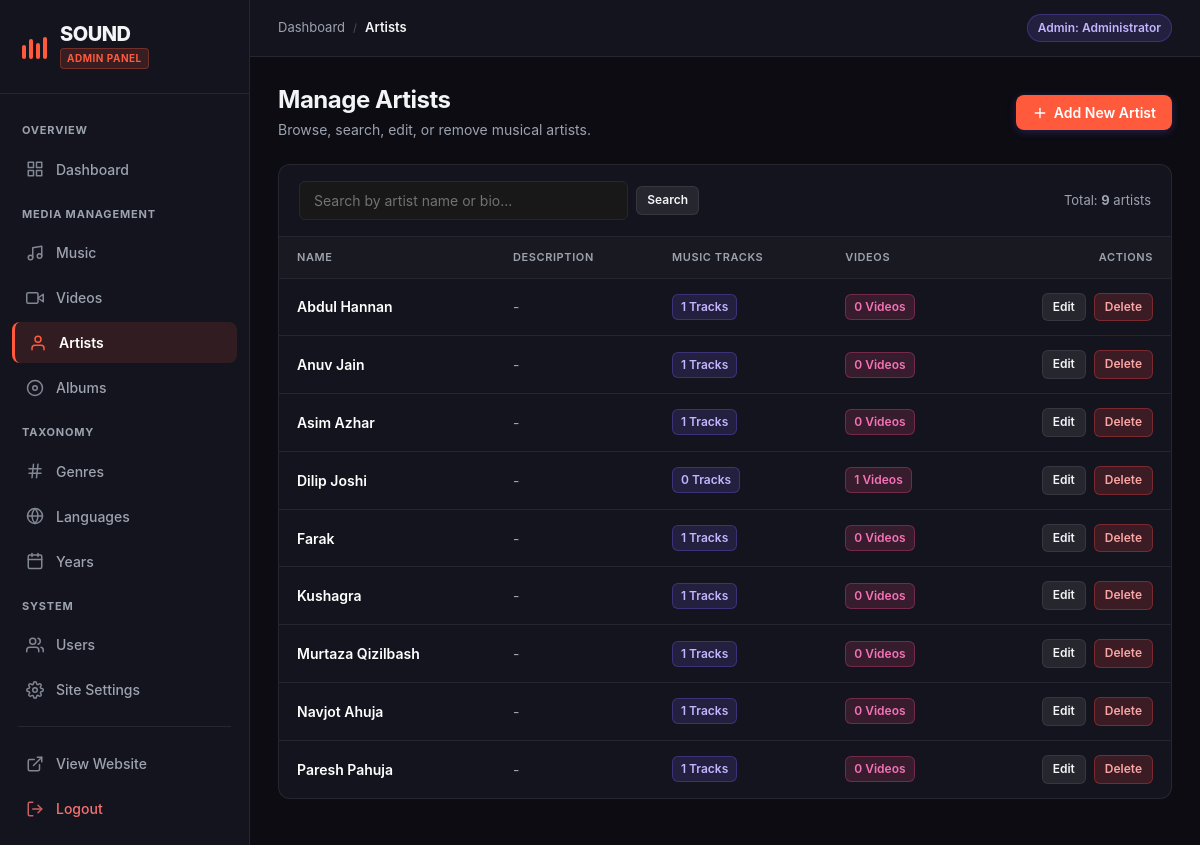
Screenshot of /admin/artists.php (signed in) with the database file from the repository.
### tables this page shows
CREATE TABLE `artists` (
  `id` int(11) NOT NULL,
  `name` varchar(100) NOT NULL,
  `description` text DEFAULT NULL
);

### config/database.php (called while the page is built, shortened)
<?php
try {
    $pdo = new PDO("mysql:host=" . DB_HOST . ";dbname=" . DB_NAME . ";charset=utf8mb4", DB_USER, DB_PASS);
    $pdo->setAttribute(PDO::ATTR_ERRMODE, PDO::ERRMODE_EXCEPTION);
} catch (PDOException $e) {
    if (defined('APP_DEBUG') && APP_DEBUG) {
        die("Could not connect to the database " . DB_NAME . ": " . $e->getMessage());
    } else {
        error_log("Database connection error: " . $e->getMessage());
        http_response_code(500);
        die("<!DOCTYPE html><html><head><title>Service Unavailable</title><link rel='stylesheet' href='/sound/assets/css/style.css'></head><body style='display:flex;align-items:center;justify-content:center;min-height:100vh;background:#121212;color:#fff;font-family:\"Segoe UI\", sans-serif;'><div style='text-align:center;'><h1>Service Temporarily Unavailable</h1><p style='color:#b3b3b3;'>We are experiencing database connectivity issues. Please try again in a few moments.</p></div></body></html>");
    }
}
function query($sql, $params = []) {
    global $pdo;
    $stmt = $pdo->prepare($sql);
    $stmt->execute($params);
    return $stmt;
}
function fetchAll($sql, $params = []) {
    return query($sql, $params)->fetchAll(PDO::FETCH_ASSOC);
}
function fetchOne($sql, $params = []) {
    return query($sql, $params)->fetch(PDO::FETCH_ASSOC);
}

### admin/artists.php (the view, shortened to what this page needs)
<?php
require_once __DIR__ . '/includes/admin_header.php';
$search = trim($_GET['search'] ?? '');
$params = [];
$where_clauses = [];
$where_sql = !empty($where_clauses) ? 'WHERE ' . implode(' AND ', $where_clauses) : '';
$count_sql = "SELECT COUNT(*) as count FROM artists $where_sql";
$total_items = fetchOne($count_sql, $params)['count'] ?? 0;
$per_page = 10;
$total_pages = max(1, ceil($total_items / $per_page));
$page = max(1, min($total_pages, intval($_GET['page'] ?? 1)));
$offset = ($page - 1) * $per_page;
$items_sql = "SELECT a.*,
              (SELECT COUNT(*) FROM music WHERE artist_id = a.id) as music_count,
              (SELECT COUNT(*) FROM videos WHERE artist_id = a.id) as video_count
              FROM artists a
              $where_sql
              ORDER BY a.name ASC LIMIT $per_page OFFSET $offset";
$artists = fetchAll($items_sql, $params);
?>
<div class="admin-page-header">
    <div>
        <h1>Manage Artists</h1>
        <p style="color: var(--admin-text-muted); margin: 4px 0 0 0; font-size: 14px;">Browse, search, edit, or remove musical artists.</p>
    </div>
    <div class="header-actions">
        <a href="add_artist.php" class="btn btn-primary">
            <svg width="16" height="16" viewBox="0 0 24 24" fill="none" stroke="currentColor" stroke-width="2" stroke-linecap="round" stroke-linejoin="round"><line x1="12" y1="5" x2="12" y2="19"></line><line x1="5" y1="12" x2="19" y2="12"></line></svg>
            Add New Artist
        </a>
    </div>
</div>
<div class="admin-table-container">
    <div class="admin-table-toolbar">
        <form method="get" action="artists.php" class="admin-search-form">
            <input type="text" name="search" class="admin-search-input" placeholder="Search by artist name or bio..." value="<?php echo htmlspecialchars($search); ?>">
            <button type="submit" class="btn btn-secondary btn-sm">Search</button>
        </form>
        <div style="font-size: 13px; color: var(--admin-text-muted);">
            Total: <strong><?php echo $total_items; ?></strong> artists
        </div>
    </div>
    <?php if (empty($artists)): ?>
        <div class="admin-empty-state">
            <svg class="admin-empty-icon" viewBox="0 0 24 24" fill="none" stroke="currentColor" stroke-width="2" stroke-linecap="round" stroke-linejoin="round">
                <path d="M20 21v-2a4 4 0 0 0-4-4H8a4 4 0 0 0-4 4v2"></path>
                <circle cx="12" cy="7" r="4"></circle>
            </svg>
            <h3>No Artists Found</h3>
            <p><?php echo $search !== '' ? 'No artists matched your search "' . htmlspecialchars($search) . '".' : 'No artists have been added yet.'; ?></p>
            <?php if ($search !== ''): ?>
                <a href="artists.php" class="btn btn-secondary btn-sm">Clear Search</a>
            <?php else: ?>
                <a href="add_artist.php" class="btn btn-primary btn-sm">Add New Artist</a>
            <?php endif; ?>
        </div>
    <?php else: ?>
        <div style="overflow-x: auto;">
            <table class="admin-table">
                <thead>
                    <tr>
                        <th>Name</th>
                        <th>Description</th>
                        <th>Music Tracks</th>
                        <th>Videos</th>
                        <th style="text-align: right;">Actions</th>
                    </tr>
                </thead>
                <tbody>
                    <?php foreach ($artists as $artist): ?>
                        <tr>
                            <td style="font-weight: 600; color: #fff;">
                                <?php echo htmlspecialchars($artist['name']); ?>
                            </td>
                            <td style="color: var(--admin-text-muted); max-width: 320px;">
                                <?php
                                $desc = $artist['description'] ?? '';
                                echo htmlspecialchars(strlen($desc) > 80 ? substr($desc, 0, 80) . '...' : ($desc ?: '-'));
                                ?>
                            </td>
                            <td><span class="admin-badge admin-badge-music"><?php echo $artist['music_count']; ?> tracks</span></td>
                            <td><span class="admin-badge admin-badge-video"><?php echo $artist['video_count']; ?> videos</span></td>
                            <td style="text-align: right;">
                                <div style="display: inline-flex; align-items: center; gap: 8px;">
                                    <a href="edit_artist.php?id=<?php echo $artist['id']; ?>" class="btn btn-secondary btn-sm">Edit</a>
                                    <form method="post" action="artists.php" style="margin: 0; display: inline;" onsubmit="return confirm('Are you sure you want to delete artist: &quot;<?php echo htmlspecialchars(addslashes($artist['name'])); ?>&quot;? All associated music and videos may also be removed.');">
                                        <button type="submit" class="btn btn-danger btn-sm">Delete</button>
                                    </form>
                                </div>
                            </td>
                        </tr>
                    <?php endforeach; ?>
                </tbody>
            </table>
        </div>
    <?php endif; ?>
</div>
<?php require_once __DIR__ . '/includes/admin_footer.php'; ?>

### assets/css/style.css (style rules this page uses)
:root { --bg-base: #121212; --bg-surface: #181818; --bg-card: #181818; --bg-card-hover: #242424; --bg-elevated: #282828; --bg-highlight: #323232; --border-color: #282828; --border-hover: #3e3e3e; --text-primary: #FFFFFF; --text-muted: #B3B3B3; --text-subtle: #727272; --accent: #FF5A3C; --accent-hover: #ff7157; --accent-active: #e04a2f; --accent-subtle: rgba(255, 90, 60, 0.15); --accent-text: #FFFFFF; --danger: #ef4444; --danger-subtle: rgba(239, 68, 68, 0.15); --success: #22c55e; --success-subtle: rgba(34, 197, 94, 0.15); --font-sans: 'Segoe UI', -apple-system, BlinkMacSystemFont, Roboto, 'Helvetica Neue', Arial, sans-serif; --font-mono: SFMono-Regular, Consolas, 'Liberation Mono', Menlo, monospace; --radius-sm: 4px; --radius-md: 6px; --radius-card: 8px; --radius-pill: 9999px; --sidebar-width: 240px; --player-height: 80px; --topbar-height: 64px; --transition-fast: 0.15s ease; --transition-normal: 0.2s ease; --shadow-card: 0 4px 12px rgba(0, 0, 0, 0.4); --shadow-dropdown: 0 8px 24px rgba(0, 0, 0, 0.6); }
*, *::before, *::after { margin: 0; padding: 0; box-sizing: border-box; }
html { font-size: 16px; color-scheme: dark; background-color: var(--bg-base); }
body { font-family: var(--font-sans); background-color: var(--bg-base); color: var(--text-primary); line-height: 1.5; -webkit-font-smoothing: antialiased; -moz-osx-font-smoothing: grayscale; min-height: 100vh; }
a { color: inherit; text-decoration: none; transition: color var(--transition-fast); }
img, svg { display: block; max-width: 100%; }
button, input, select, textarea { font-family: inherit; font-size: inherit; color: inherit; }
h1, h2, h3, h4, h5, h6 { color: var(--text-primary); font-weight: 700; line-height: 1.25; }
h1 { font-size: 28px; margin-bottom: 20px; letter-spacing: -0.02em; }
p { color: var(--text-muted); margin-bottom: 12px; }
.btn { display: inline-flex; align-items: center; justify-content: center; gap: 8px; padding: 9px 18px; border: 1px solid transparent; border-radius: var(--radius-md); cursor: pointer; font-size: 14px; font-weight: 600; line-height: 1.4; text-align: center; transition: background-color var(--transition-fast), border-color var(--transition-fast), transform var(--transition-fast), opacity var(--transition-fast); user-select: none; }
.btn-primary { background-color: var(--accent); color: var(--accent-text); border-color: var(--accent); }
.btn-secondary { background-color: var(--bg-elevated); color: var(--text-primary); border-color: var(--border-color); }
.btn-danger { background-color: var(--danger); color: #FFFFFF; border-color: var(--danger); }
.btn-sm { padding: 6px 12px; font-size: 12px; border-radius: var(--radius-sm); }
input[type="text"], input[type="email"], input[type="password"], input[type="number"], input[type="tel"], input[type="search"], input[type="file"], select, textarea { width: 100%; padding: 10px 14px; border: 1px solid var(--border-color); border-radius: var(--radius-md); background-color: var(--bg-surface); color: var(--text-primary); font-size: 14px; outline: none; transition: border-color var(--transition-fast), background-color var(--transition-fast); }
input::placeholder, textarea::placeholder { color: var(--text-subtle); }

### rows the page displays
artists: name "Abdul Hannan", description "-", music_count "1", video_count "0"
artists: name "Anuv Jain", description "-", music_count "1", video_count "0"
artists: name "Asim Azhar", description "-", music_count "1", video_count "0"
artists: name "Dilip Joshi", description "-", music_count "0", video_count "1"
artists: name "Farak", description "-", music_count "1", video_count "0"
artists: name "Kushagra", description "-", music_count "1", video_count "0"
artists: name "Murtaza Qizilbash", description "-", music_count "1", video_count "0"
artists: name "Navjot Ahuja", description "-", music_count "1", video_count "0"
artists: name "Paresh Pahuja", description "-", music_count "1", video_count "0"

### other values shown
$site_name "SOUND"
$crumb['title'] "Dashboard"
$crumb['title'] "Artists"
$user_name "Administrator"
$total_items "9"
